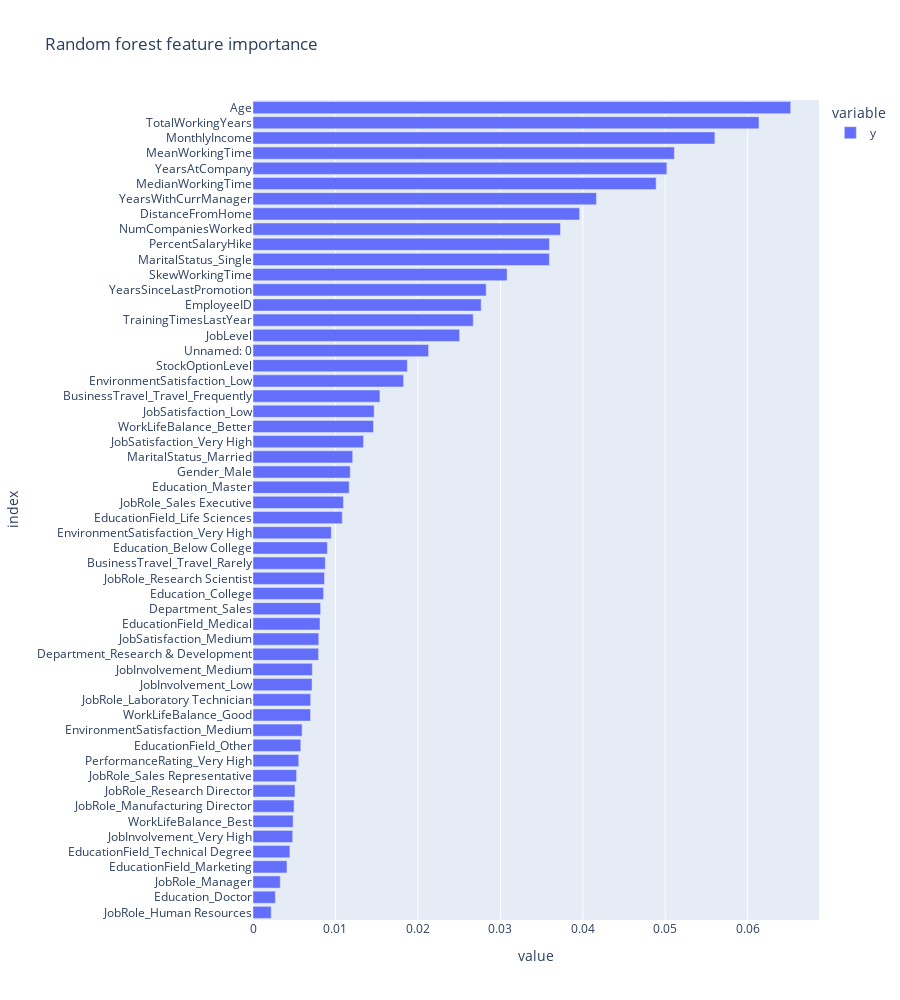

Here is the notebook cell this chart was saved with:
### Code cell
random_forest = model_pipelines[2][-1]

plot_feature_importance(random_forest.feature_importances_, 'Random forest')

### Figure 1 — Plotly figure (JSON) as saved in the notebook; plotly's stock layout.template omitted (floating-point values rounded to 4 significant figures)
{"data": [{"alignmentgroup": "True", "hovertemplate": "variable=y<br>value=%{x}<br>index=%{y}<extra></extra>", "legendgroup": "y", "marker": {"color": "#636efa", "pattern": {"shape": ""}}, "name": "y", "offsetgroup": "y", "orientation": "h", "showlegend": true, "textposition": "auto", "x": [0.002211, 0.002713, 0.003308, 0.004124, 0.004473, 0.004816, 0.004865, 0.004983, 0.005098, 0.005287, 0.005552, 0.005798, 0.005957, 0.00698, 0.006996, 0.007161, 0.007195, 0.007954, 0.00798, 0.008129, 0.008202, 0.008561, 0.008673, 0.00877, 0.009025, 0.009499, 0.01083, 0.01097, 0.01167, 0.0118, 0.0121, 0.01341, 0.01462, 0.0147, 0.0154, 0.01826, 0.01872, 0.0213, 0.02507, 0.02672, 0.02768, 0.02829, 0.03082, 0.03595, 0.03596, 0.0373, 0.03962, 0.04167, 0.0489, 0.0502, 0.05111, 0.05603, 0.06138, 0.06522], "xaxis": "x", "y": ["JobRole_Human Resources", "Education_Doctor", "JobRole_Manager", "EducationField_Marketing", "EducationField_Technical Degree", "JobInvolvement_Very High", "WorkLifeBalance_Best", "JobRole_Manufacturing Director", "JobRole_Research Director", "JobRole_Sales Representative", "PerformanceRating_Very High", "EducationField_Other", "EnvironmentSatisfaction_Medium", "WorkLifeBalance_Good", "JobRole_Laboratory Technician", "JobInvolvement_Low", "JobInvolvement_Medium", "Department_Research & Development", "JobSatisfaction_Medium", "EducationField_Medical", "Department_Sales", "Education_College", "JobRole_Research Scientist", "BusinessTravel_Travel_Rarely", "Education_Below College", "EnvironmentSatisfaction_Very High", "EducationField_Life Sciences", "JobRole_Sales Executive", "Education_Master", "Gender_Male", "MaritalStatus_Married", "JobSatisfaction_Very High", "WorkLifeBalance_Better", "JobSatisfaction_Low", "BusinessTravel_Travel_Frequently", "EnvironmentSatisfaction_Low", "StockOptionLevel", "Unnamed: 0", "JobLevel", "TrainingTimesLastYear", "EmployeeID", "YearsSinceLastPromotion", "SkewWorkingTime", "MaritalStatus_Single", "PercentSalaryHike", "NumCompaniesWorked", "DistanceFromHome", "YearsWithCurrManager", "MedianWorkingTime", "YearsAtCompany", "MeanWorkingTime", "MonthlyIncome", "TotalWorkingYears", "Age"], "yaxis": "y", "type": "bar"}], "layout": {"xaxis": {"anchor": "y", "domain": [0.0, 1.0], "title": {"text": "value"}}, "yaxis": {"anchor": "x", "domain": [0.0, 1.0], "title": {"text": "index"}}, "legend": {"title": {"text": "variable"}, "tracegroupgap": 0}, "title": {"text": "Random forest feature importance"}, "barmode": "relative", "height": 1000}}
